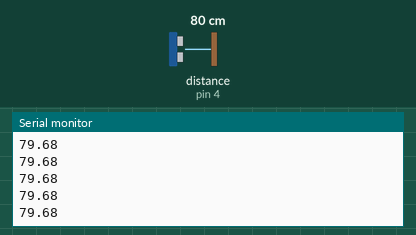
A sketch run on a simulated Arduino Uno, built with avr-gcc and run on an emulated ATmega328P. Parts: the last lines printed to the serial monitor. Wiring (inferred from the names in the program): ultrasonic range finder: trigger pin 3; echo pin 4. The inputs (shaded band) are chosen by the test bench; at power-on: distance to the obstacle (sensor on pin 4) 80 cm. The echo pulse lasts 58.3 µs per cm.

Above: at 1.2 s.
1.3 s: distance to the obstacle (sensor on pin 4) set to 2 cm
At 2.1 s:
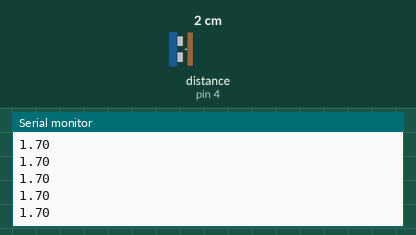
2.8 s: distance to the obstacle (sensor on pin 4) set to 4 cm
At 3.7 s:
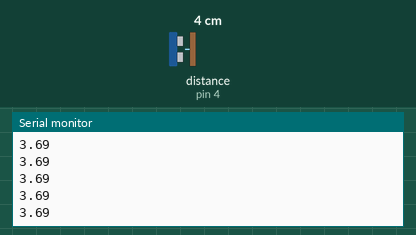
Timing chart, 0 to 5.8 s (numbered marks = the images above; inputs shaded):
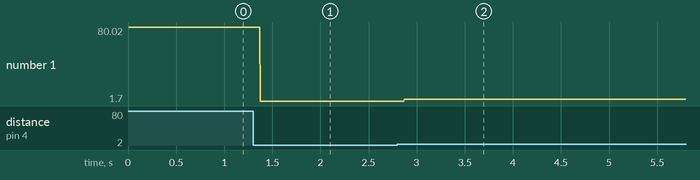

The sketch:

racer_-_ultrasonic_example.ino
```cpp
int trig = 3;
int echo = 4;

// float so that we can handle decimals
float speedOfSoundMetersPerSec = 343;
float duration_microSeconds;
float duration_seconds;
float distance_meters;
float distance_cm;

void setup() {
  // put your setup code here, to run once:
  pinMode(trig,OUTPUT);
  pinMode(echo,INPUT);

  Serial.begin(9600);

}

void loop() {

  // reset the ultrasonic sensor
  digitalWrite(trig,LOW);
  delayMicroseconds(5);

  // send a 10 microsecond pulse out through the trigger
  digitalWrite(trig, HIGH);
  delayMicroseconds(10);
  digitalWrite(trig, LOW);

  // wait for the response and store it in duration.  It will retun in microseconds
  duration_microSeconds = pulseIn(echo, HIGH);

  // convert duration to seconds
  duration_seconds = duration_microSeconds / 1000000;

  // get distance traveled in meters.  distance = (speed * time) / 2.
  // We need to divide by two because the sound needs to go from the sensor, hit the wall, and then come back.  So it travels twice.
  distance_meters = (duration_seconds * speedOfSoundMetersPerSec)/2;

  //convert meters to
  distance_cm = distance_meters*100;

  //throw out bad readings.  Max reading is around 300 cm.
  Serial.println(distance_cm);

}
```

Measured:
- after the input at 1.3 s, the serial monitor: prints a new line after 0.07 s (image 1)
- after the input at 2.8 s, the serial monitor: prints a new line after 0.07 s (image 2)
- plotted number 1: 79.68 → 1.7 after the input at 1.3 s, 1.7 → 3.6 after the input at 2.8 s
